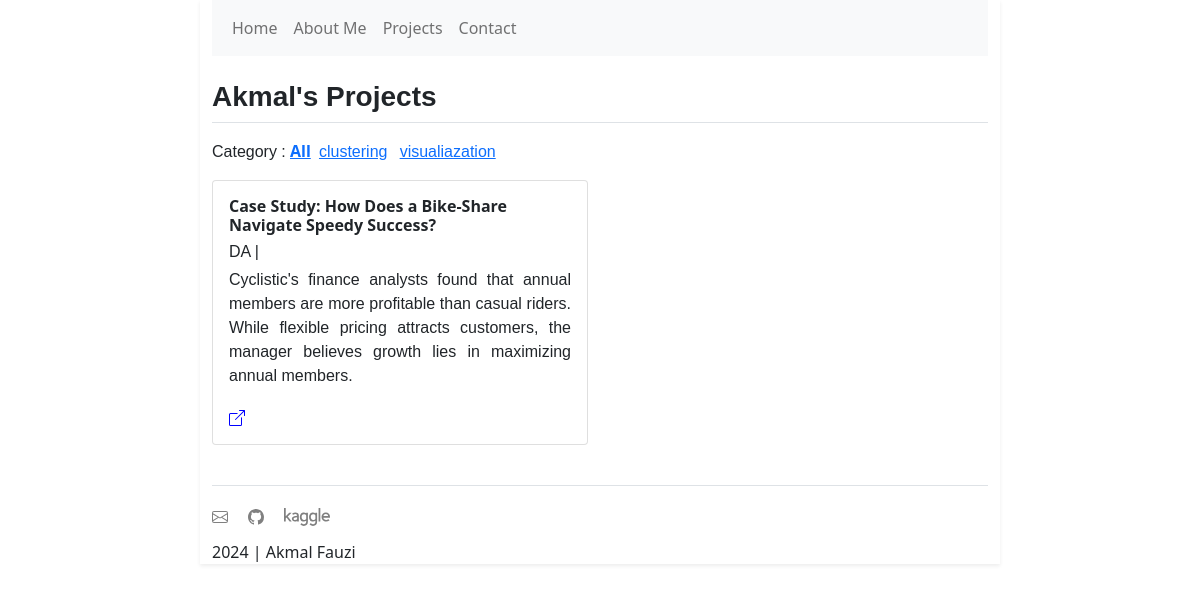
The page /projects/category/DA/1 on the database as committed earlier.
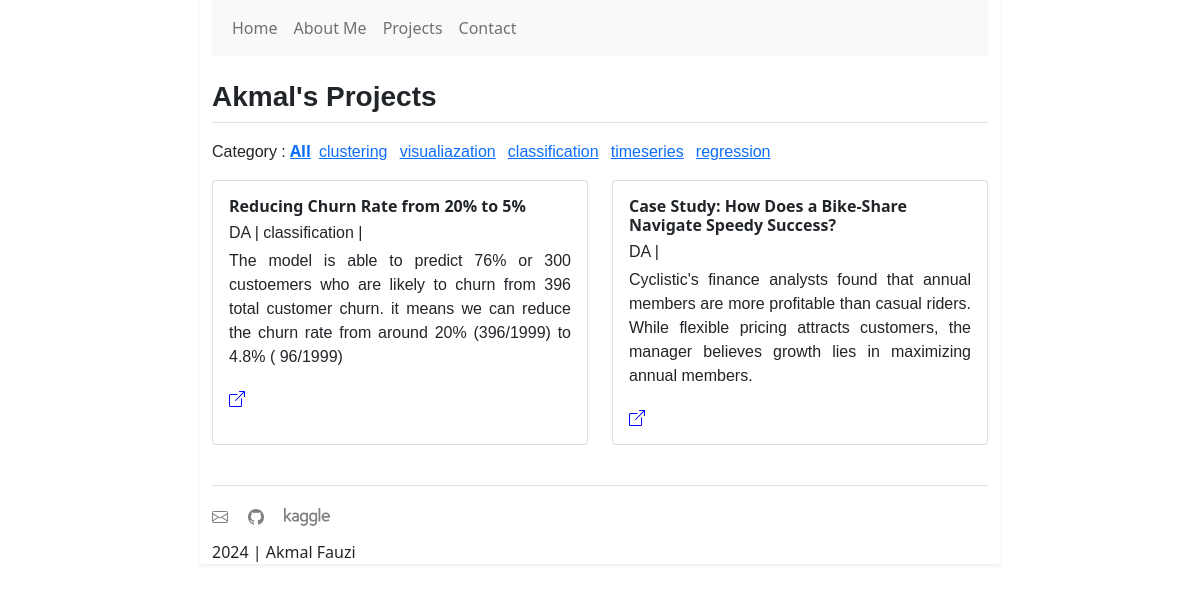
The same page on the database as committed later.
### projects/models.py (models this page shows, shortened)
class category(models.Model):
    name = models.CharField(max_length=50)
    def __str__(self):
        return self.name

class projects(models.Model):
    title = models.CharField(max_length=60)
    description = models.TextField(max_length=200)
    link = models.URLField()
    categories = models.ManyToManyField(category)
    published = models.DateTimeField(auto_now_add=True, blank=True, null=True)
    updated = models.DateTimeField(auto_now=True, blank=True, null=True)

### projects/views.py (the view)
# urls.py: path("category/<str:category>/<int:page>", CategoryProjectsListView.as_view(), name="category")
class CategoryProjectsListView(ListView):
    model = projects
    template_name = "projects/projects_category.html"
    context_object_name = "list_projects"
    ordering = ['-published']
    paginate_by = 4
    def get_queryset(self):
        self.queryset = self.model.objects.filter(categories__name=self.kwargs["category"])
        return super().get_queryset()
    def get_context_data(self, *args, **kwargs):
        context = super().get_context_data(*args, **kwargs)
        from .models import category  # Import the Category model
        excluded_category_name = self.kwargs["category"]
        category_list = category.objects.exclude(name=excluded_category_name)
        context['category_list'] = category_list
        return context

### projects/templates/projects/projects_category.html (shortened to what this page needs)
{% extends 'base.html' %}  {% block name %}
<section class="border-bottom mt-4">
  <h3>Akmal's Projects</h3>
</section>
{% endblock name %} {% block content %}
<section class="mt-3">
  <span class="text">Category :</span>
  <a href="{% url 'projects:index' 1 %}" class="fw-bold">All</a>
  {% for category in category_list %}
  <span class="text mx-1"
    ><a href="{% url 'projects:category' category 1 %}">{{ category }}</a></span
  >
  {% endfor %}
</section>
<section id="projects" class="border-bottom mt-3 pb-3">
  <div class="row mb-3">
    {% for project in list_projects %}
    <div class="col-sm-6 d-flex mb-2">
      <div class="card flex-fill">
        <div class="card-body">
          <h5 class="card-title fs-6 fw-bold mb-1">{{project.title}}</h5>
          {% for category in project.categories.all %}
          <span class="text">{{category}} |</span>
          {% endfor %}
          <p class="card-text text mt-1">{{project.description}}</p>
          <a href="{{project.link}}" class="btn-link">
          </a>
        </div>
      </div>
    </div>
    {% endfor %}
  </div>
</section>
 {% endblock content %}

Rows that differ between the two databases and show on the page:
added category: name "classification"
added category: name "timeseries", shown under "Akmal's Projects"
added category: name "regression", shown under "Akmal's Projects"
added projects: title "Reducing Churn Rate from 20% to 5%", description "The model is able to predict 76% or 300 custoemers who are likely to churn from 396 total customer churn. it means we can reduce the churn rate from around 20% (396/1999) to 4.8% ( 96/1999)", category (name "DA")
